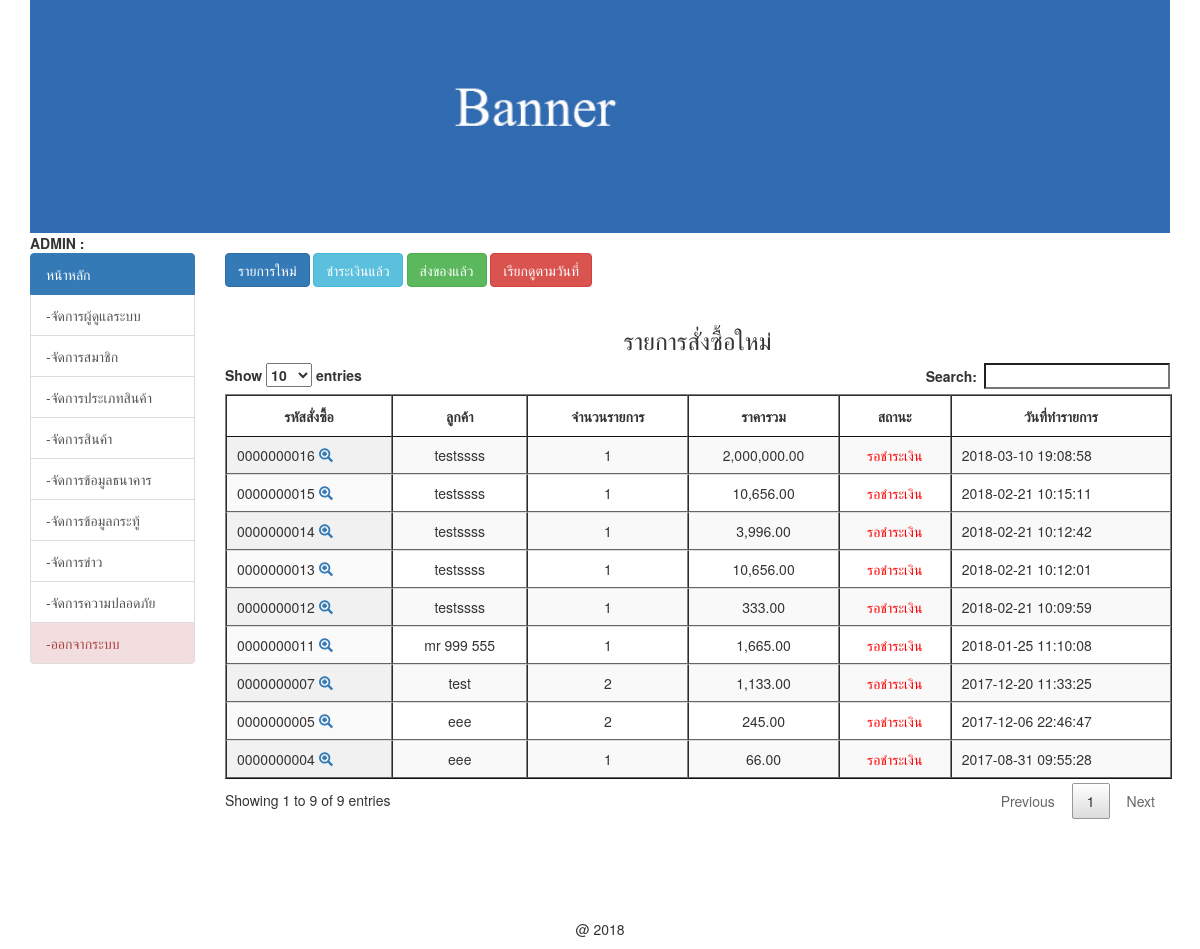
Page /backend/index.php (signed in) on the committed database.
### tables this page shows
CREATE TABLE `tbl_order` (
  `order_id` int(10) unsigned zerofill NOT NULL auto_increment,
  `mem_id` int(11) NOT NULL,
  `name` varchar(100) NOT NULL,
  `address` varchar(500) NOT NULL,
  `email` varchar(100) NOT NULL,
  `phone` varchar(20) NOT NULL,
  `order_status` int(1) NOT NULL,
  `pay_slip` varchar(200) default NULL,
  `b_name` varchar(100) default NULL COMMENT 'ชื่อธนาคาร',
  `b_number` varchar(20) default NULL COMMENT 'เลข บช',
  `pay_date` date default NULL,
  `pay_amount` float(10,2) default NULL,
  `postcode` varchar(30) default NULL,
  `order_date` datetime NOT NULL,
  PRIMARY KEY  (`order_id`)
);

### backend/mm.php (called while the page is built, shortened)
<?php
if (!function_exists("GetSQLValueString")) {
function GetSQLValueString($theValue, $theType, $theDefinedValue = "", $theNotDefinedValue = "")
{
  $theValue = function_exists("mysql_real_escape_string") ? mysql_real_escape_string($theValue) : mysql_escape_string($theValue);
  switch ($theType) {
    case "text":
      $theValue = ($theValue != "") ? "'" . $theValue . "'" : "NULL";
      break;
    case "long":
    case "int":
      $theValue = ($theValue != "") ? intval($theValue) : "NULL";
      break;
  }
  return $theValue;
}
}
?>

### backend/show_new_cart.php (the view, shortened to what this page needs)
<?php
$query_mycart = sprintf("
SELECT
o.order_id as oid, o.mem_id, o.order_status, o.order_date, o.name,
d.order_id , COUNT(d.order_id) as coid, SUM(d.total) as ctotal
FROM tbl_order  as o, tbl_order_detail as d
WHERE o.order_id=d.order_id
AND o.order_status=1
GROUP BY o.order_id
ORDER BY o.order_id DESC", GetSQLValueString($colname_mycart, "int"));
$mycart = mysql_query($query_mycart, $condb) or die(mysql_error());
$row_mycart = mysql_fetch_assoc($mycart);
$totalRows_mycart = mysql_num_rows($mycart);
?>
<h3 align="center"> รายการสั่งซื้อใหม่ </h3>
<table id="example" class="display" cellspacing="0" border="1">
<thead>
  <tr>
    <th>รหัสสั่งซื้อ</th>
    <th>ลูกค้า</th>
    <th>จำนวนรายการ</th>
    <th>ราคารวม</th>
    <th>สถานะ</th>
    <th>วันที่ทำรายการ</th>
  </tr>
  </thead>
  <?php if($totalRows_mycart > 0){?>
  <?php do { ?>
    <tr>
      <td>
	  <?php echo $row_mycart['oid']; ?>
      <a href="index.php?order_id=<?php echo $row_mycart['oid']; ?>&act=show-order" target="_blank">
      <span class="glyphicon glyphicon-zoom-in"></span>
      </a>
      </td>
      <td align="center">
      <?php echo $row_mycart['name'];?>
      </td>
      <td align="center">
      <?php echo $row_mycart['coid'];?>
      </td>
       <td align="center">
      <?php echo number_format($row_mycart['ctotal'],2);?>
      </td>
      <td align="center">
      <font color="red">
      <?php
	  $status =  $row_mycart['order_status'];
	  include('status.php');
	  ?>
      </font>
      </td>
      <td><?php echo $row_mycart['order_date']; ?></td>
    </tr>
    <?php } while ($row_mycart = mysql_fetch_assoc($mycart)); ?>
    <?php } ?>
</table>

### backend/status.php
<?php
if($status==1){
		  echo "<font color='red'>";
		  echo "รอชำระเงิน";
		  echo "</font>";
	  }elseif($status==2){
		  echo "<font color='green'>";
		  echo "ชำระเงินแล้ว";
		  echo "</font>";
	}elseif($status==3){
		  echo "<font color='green'>";
		  echo "ส่งของแล้ว";
		  echo "</font>";
	  }
?>

### css/style.css (style rules this page uses)
th { text-align:center; }

### rows in the picture
tbl_order: order_id "0000000016", name "testssss", coid "1", ctotal "2,000,000.00", order_status "รอชำระเงิน", order_date "2018-03-10 19:08:58"
tbl_order: order_id "0000000015", name "testssss", coid "1", ctotal "10,656.00", order_status "รอชำระเงิน", order_date "2018-02-21 10:15:11"
tbl_order: order_id "0000000014", name "testssss", coid "1", ctotal "3,996.00", order_status "รอชำระเงิน", order_date "2018-02-21 10:12:42"
tbl_order: order_id "0000000013", name "testssss", coid "1", ctotal "10,656.00", order_status "รอชำระเงิน", order_date "2018-02-21 10:12:01"
tbl_order: order_id "0000000012", name "testssss", coid "1", ctotal "333.00", order_status "รอชำระเงิน", order_date "2018-02-21 10:09:59"
tbl_order: order_id "0000000011", name "mr 999 555", coid "1", ctotal "1,665.00", order_status "รอชำระเงิน", order_date "2018-01-25 11:10:08"
tbl_order: order_id "0000000007", name "test", coid "2", ctotal "1,133.00", order_status "รอชำระเงิน", order_date "2017-12-20 11:33:25"
tbl_order: order_id "0000000005", name "eee", coid "2", ctotal "245.00", order_status "รอชำระเงิน", order_date "2017-12-06 22:46:47"
tbl_order: order_id "0000000004", name "eee", coid "1", ctotal "66.00", order_status "รอชำระเงิน", order_date "2017-08-31 09:55:28"
